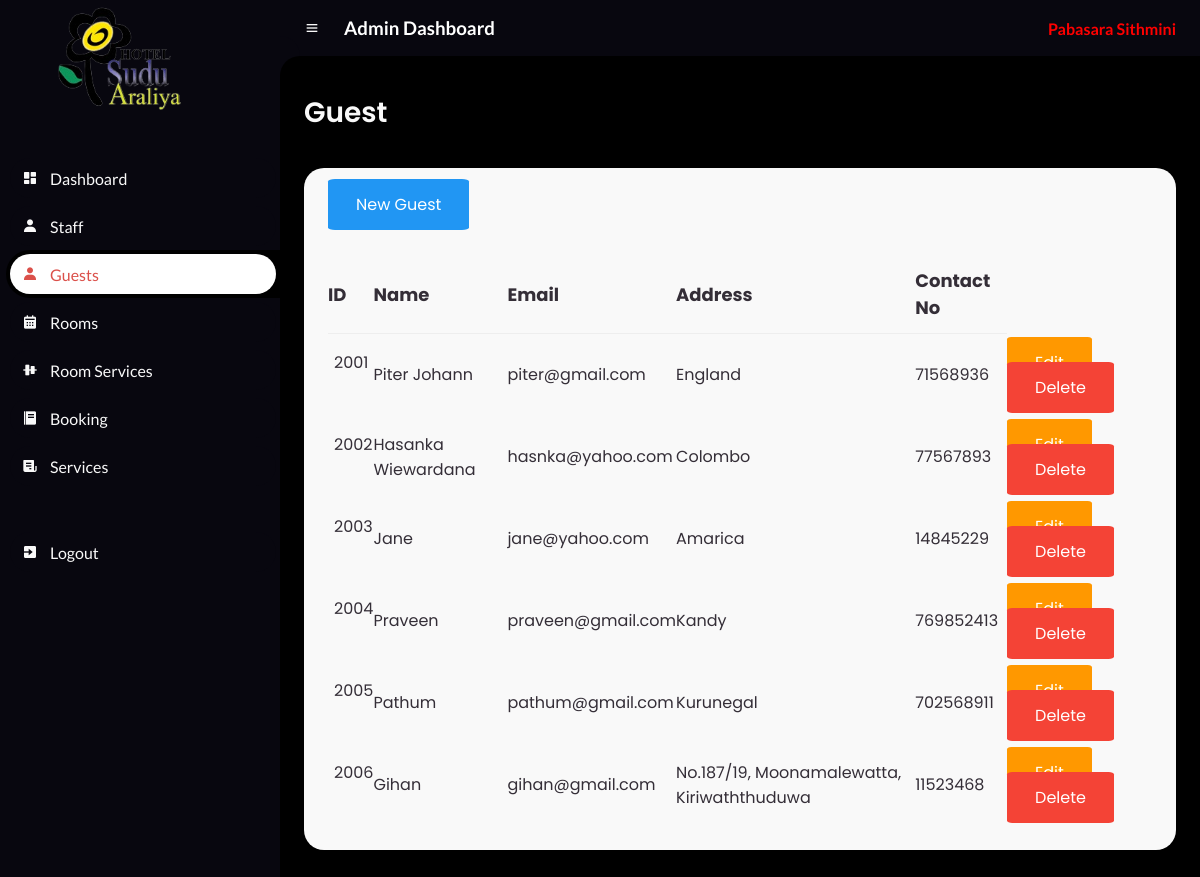
The app's page /Admin/Guest.php (signed in) with its own data.
### tables this page shows
CREATE TABLE `guest` (
  `id` int(50) NOT NULL,
  `Name` varchar(50) NOT NULL,
  `Email` varchar(50) NOT NULL,
  `Address` varchar(50) NOT NULL,
  `C_No` int(50) NOT NULL
);

### Admin/GuestBody.php (the view, shortened to what this page needs)
<main>
	<div class="head-title">
		<div class="left">
			<h1>Guest</h1>
		</div>
	</div>
	<div class="table-data">
		<div class="order">
        <a class="btn info" href="Guest_Create.php" role="button"> New Guest</a>
			<br><br><br>
			<table class="table">
				<thead>
					<tr>
						<th style="font-size: large;">ID</th>
						<th style="font-size: large;">Name</th>
						<th style="font-size: large;">Email</th>
						<th style="font-size: large;">Address</th>
						<th style="font-size: large;">Contact No</th>
					</tr>
				</thead>
				<tbody>
					<?php
					$servername = "localhost";
					$username = "root";
					$password = "";
					$database = "hms";
					$connection = new mysqli($servername, $username, $password, $database);
					$sql = "SELECT * FROM guest";
					$result = $connection->query($sql);
					while ($row = $result->fetch_assoc()) {
						echo "
                    <tr>
                    <td>$row[id]</td>
                    <td>$row[Name]</td>
                    <td>$row[Email]</td>
                    <td>$row[Address]</td>
					<td>$row[C_No]</td>
                    <td >
                        <a class='btn warning btn-sm' href='Guest_Edit.php?id=$row[id]'>Edit</a>
                        <a class='btn danger btn-sm' href='Guest_Delete.php?id=$row[id]'>Delete</a>
                    </td>
                </tr>
                    ";
					}
					?>
				</tbody>
			</table>
		</div>
	</div>
</main>

### Admin/Included/Header.php (shortened to what this page needs)
<!DOCTYPE html>
<html lang="en">
<head>
	<link href='https://unpkg.com/boxicons@2.0.9/css/boxicons.min.css' rel='stylesheet'>
	<link href='https://unpkg.com/boxicons@2.1.4/css/boxicons.min.css' rel='stylesheet'>
	<link rel="stylesheet" href="https://docs.fontawesome.com/">
	<link rel="stylesheet" href="./css/style.css">
	<link rel="stylesheet" href="./css/btn.css">
</head>

### Admin/Guest.php (shortened to what this page needs)
<?php include('Included/Header.php'); ?>
<body>
	<section id="sidebar">
		<a href="#" class="brand" style="margin-left: 50px; margin-top:30px;">
			<img src="img/LO.png" style="width: 180px;" alt="">
		</a>
		<ul class="side-menu top">
		<li >
				<a href="Dashboard.php">
					<i class='bx bxs-dashboard'></i>
					<span class="text">Dashboard</span>
				</a>
			</li>
			<li>
				<a href="Staff.php">
					<i class='bx bxs-user'></i>
					<span class="text">Staff</span>
				</a>
			</li>
			<li class="active">
				<a href="Guest.php" style="background-color: white;">
					<i class='bx bxs-user'></i>
					<span class="text">Guests</span>
				</a>
			</li>
			<li>
				<a href="Room.php">
					<i class='bx bxs-calendar'></i>
					<span class="text">Rooms</span>
				</a>
			</li>
			<li>
				<a href="Room_Service.php">
					<i class='bx bxs-objects-vertical-center'></i>
					<span class="text">Room Services</span>
				</a>
			</li>
			<li>
				<a href="Booking.php">
					<i class='bx bxs-food-menu'></i>
					<span class="text">Booking</span>
				</a>
			</li>
			<li>
				<a href="Service.php">
					<i class='bx bxs-receipt'></i>
					<span class="text">Services</span>
				</a>
			</li>
			<br><br>
			<li>
				<a href="logout.php">
					<i class='bx bxs-exit'></i>
					<span class="text">Logout</span>
				</a>
			</li>
		</ul>
	</section>
	<section id="content">
		<?php include 'Included/navContainer.php'; ?>
		<?php include('GuestBody.php'); ?>
	</section>
</body>
</html>

### Admin/Included/navContainer.php (shortened to what this page needs)
<nav>
	<i class='bx bx-menu'></i>
	<h3><span style="color: white;">Admin Dashboard</span></h3>
	<form action="#">
		<div class="form-input">
		</div>
	</form>
	<a href="">
		<h4><span style="color: red;"><?php echo $_SESSION['admin_name'] ?></span></h4>
	</a>
</nav>

### Admin/css/style.css (style rules this page uses)
* { margin: 0; padding: 0; box-sizing: border-box; }
a { text-decoration: none; }
li { list-style: none; }
:root { --poppins: 'Poppins', sans-serif; --lato: 'Lato', sans-serif; --light: #F9F9F9; --blue: #3C91E6; --light-blue: #CFE8FF; --grey: #eee; --dark-grey: #AAAAAA; --dark: #342E37; --red: #DB504A; --yellow: #FFCE26; --light-yellow: #FFF2C6; --orange: #FD7238; --light-orange: #FFE0D3; --black: #000000; --light-black: #1b1a1a; --li-black: #6F6C6C ; --slow-black:#08070f ; --lime:lime; }
html { overflow-x: hidden; }
body { overflow-x: hidden; background-color: black; }
#sidebar { position: fixed; top: 0; left: 0; width: 280px; height: 100%; background: var(--slow-black); z-index: 2000; font-family: var(--lato); transition: .3s ease; overflow-x: hidden; scrollbar-width: none; }
#sidebar .brand { font-size: 24px; font-weight: 700; height: 56px; display: flex; align-items: center; color: var(--blue); position: sticky; top: 0; left: 0; background: var(--slow-black); z-index: 500; padding-bottom: 20px; box-sizing: content-box; }
#sidebar .side-menu { width: 100%; margin-top: 48px; }
#sidebar .side-menu li { height: 48px; background: transparent; margin-left: 6px; border-radius: 48px 0 0 48px; padding: 4px; }
#sidebar .side-menu li.active { background: var(--black); position: relative; }
#sidebar .side-menu li.active::before { content: ''; position: absolute; width: 40px; height: 40px; border-radius: 50%; top: -40px; right: 0; z-index: -1; }
#sidebar .side-menu li.active::after { content: ''; position: absolute; width: 40px; height: 40px; border-radius: 50%; bottom: -40px; right: 0; z-index: -1; }
#sidebar .side-menu li a { width: 100%; height: 100%; background: var(--slow-black); display: flex; align-items: center; border-radius: 48px; font-size: 16px; color: var(--light); white-space: nowrap; overflow-x: hidden; }
#sidebar .side-menu.top li.active a { color: var(--red); }
#sidebar .side-menu li a .bx { min-width: calc(60px - ((4px + 6px) * 2)); display: flex; justify-content: center; }
#content { position: relative; width: calc(100% - 280px); left: 280px; transition: .3s ease; }
#content nav { height: 56px; background: var(--slow-black); padding: 0 24px; display: flex; align-items: center; grid-gap: 24px; font-family: var(--lato); position: sticky; top: 0; left: 0; z-index: 1000; }
#content nav::before { content: ''; position: absolute; width: 40px; height: 40px; bottom: -40px; left: 0; border-radius: 50%; box-shadow: -20px -20px 0 var(--slow-black); }
#content nav a { color: var(--light); }
#content nav .bx.bx-menu { cursor: pointer; color: var(--light); }
#content nav form { max-width: 400px; width: 100%; margin-right: auto; }
#content nav form .form-input { display: flex; align-items: center; height: 36px; }
#content main { width: 100%; padding: 36px 24px; font-family: var(--poppins); max-height: calc(100vh - 56px); overflow-y: auto; }
#content main .head-title { display: flex; align-items: center; justify-content: space-between; grid-gap: 16px; flex-wrap: wrap; }
#content main .head-title .left h1 { font-size: 28px; font-weight: 600; margin-bottom: 10px; color: var(--light); }
#content main .table-data { display: flex; flex-wrap: wrap; grid-gap: 24px; margin-top: 24px; width: 100%; color: var(--dark); }
#content main .table-data > div { border-radius: 20px; background: var(--light); padding: 24px; overflow-x: auto; }
#content main .table-data .order { flex-grow: 1; flex-basis: 500px; }
#content main .table-data .order table { width: 100%; border-collapse: collapse; }
#content main .table-data .order table th { padding-bottom: 12px; font-size: 13px; text-align: left; border-bottom: 1px solid var(--grey); }
#content main .table-data .order table td { padding: 16px 0; }
#content main .table-data .order table tr td:first-child { display: flex; align-items: center; grid-gap: 12px; padding-left: 6px; }

### Admin/css/btn.css (style rules this page uses)
.btn { border: none; color: white; padding: 14px 28px; cursor: pointer; border-radius: 5%; }
.info { background-color: #2196F3; }
.warning { background-color: #ff9800; }
.danger { background-color: #f44336; }

### Admin/Included/navContainer.php (style rules this page uses)
* { text-decoration: none; }

### records on screen
guest: id "2001", Name "Piter Johann", Email "piter@gmail.com", Address "England", C_No "71568936"
guest: id "2002", Name "Hasanka Wiewardana", Email "hasnka@yahoo.com", Address "Colombo", C_No "77567893"
guest: id "2003", Name "Jane", Email "jane@yahoo.com", Address "Amarica", C_No "14845229"
guest: id "2004", Name "Praveen", Email "praveen@gmail.com", Address "Kandy", C_No "769852413"
guest: id "2005", Name "Pathum", Email "pathum@gmail.com", Address "Kurunegal", C_No "702568911"
guest: id "2006", Name "Gihan", Email "gihan@gmail.com", Address "No.187/19, Moonamalewatta, Kiriwaththuduwa", C_No "11523468"

### other values on screen
$_SESSION['admin_name'] "Pabasara Sithmini"
